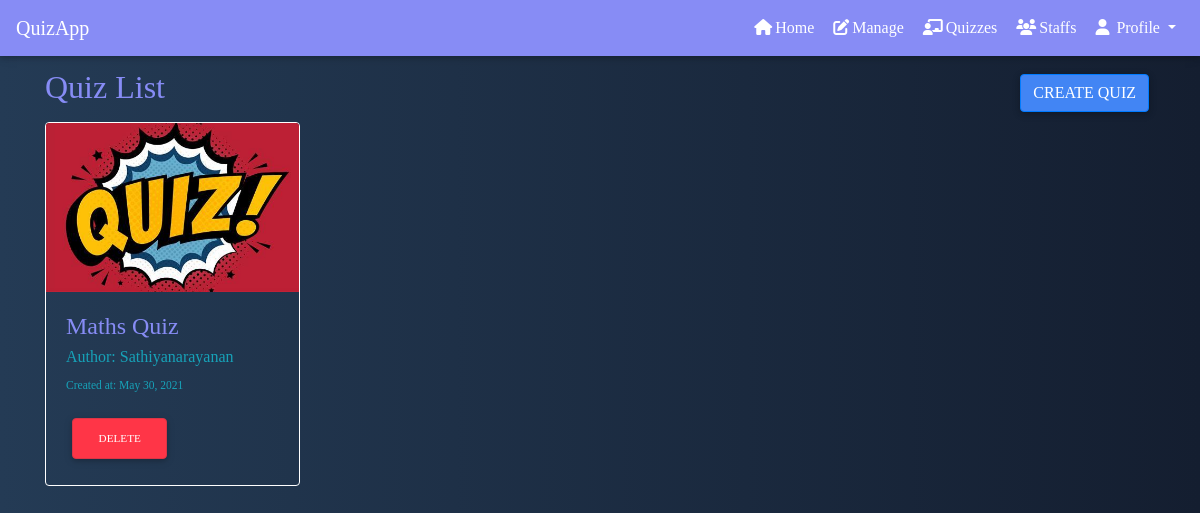
Screenshot of /staff/quiz-list/ (signed in) with the database file from the repository.
### quiz/models.py (models this page shows, shortened)
class QuizModel(models.Model):
    quiz_name = models.CharField(max_length=200)
    author = models.CharField(max_length=200)
    created_at = models.DateField(auto_now_add=True)

### quiz/views.py (the view)
# urls.py: path('quiz-list/',QuizView.quizlist,name='quiz-list'),
    @user_passes_test(
        lambda u: (u.is_active and u.is_staff), login_url="restricted_access"
    )
    def quizlist(request):
        return render(
            request, "admin/quiz_list.html", {"quizzes_list": QuizModel.objects.all()}
        )

### quiz/templates/admin/quiz_list.html (shortened to what this page needs)
{% extends 'index.html' %}
{% block content %}
{% load static %}
<div class="quiz-c-header container">
<h2 class="heading-main">Quiz List</h2>
<a href="/staff/create-quiz" class="btn btn-primary">Create Quiz</a>
</div>
<div class="container">
<div class="row row-cols-1 row-cols-md-4">
{% for quiz in quizzes_list %}
  <div class="col mb-4 ">
    <div class="card h-100 bg-transparent border-white animated slideInRight">
      <div class="view overlay">
        <img class="card-img-top" src="{% static 'images/quiz.jpg' %}"
          alt="Card image cap">
      </div>
      <div class="card-body">
        <h4 class="card-title heading-main">{{quiz.quiz_name}}</h4>
        <h6 class="card-subtitle mb-2 text-info">Author: {{quiz.author}}</h6>
        <p class="card-text"><small class="text-info">Created at: {{quiz.created_at}}</small></p>
        <a type="button" href="{% url 'delete-quiz' quiz.id %}" class="btn btn-danger btn-md">Delete</a>
      </div>
    </div>
  </div>
{% endfor %}
</div>
{% endblock %}

### static/css/style.css (style rules this page uses)
* { margin: 0; padding: 0; font-family: "EuclidBold"; }
html,body { height: 100%; width: 100%; }
body { background: #141e30; background: -webkit-linear-gradient( to right, #243b55, #141e30 ); background: linear-gradient( to right, #243b55, #141e30 ); }
.heading-main { color: #878cf5; }
.quiz-c-header { padding: .5rem; }
.quiz-c-header .heading-main { display: inline-block !important; vertical-align: middle; }
.quiz-c-header .btn { display: inline-block !important; float: right; }

### rows the page displays
QuizModel: quiz_name "Maths Quiz", author "Sathiyanarayanan", created_at "May 30, 2021"
